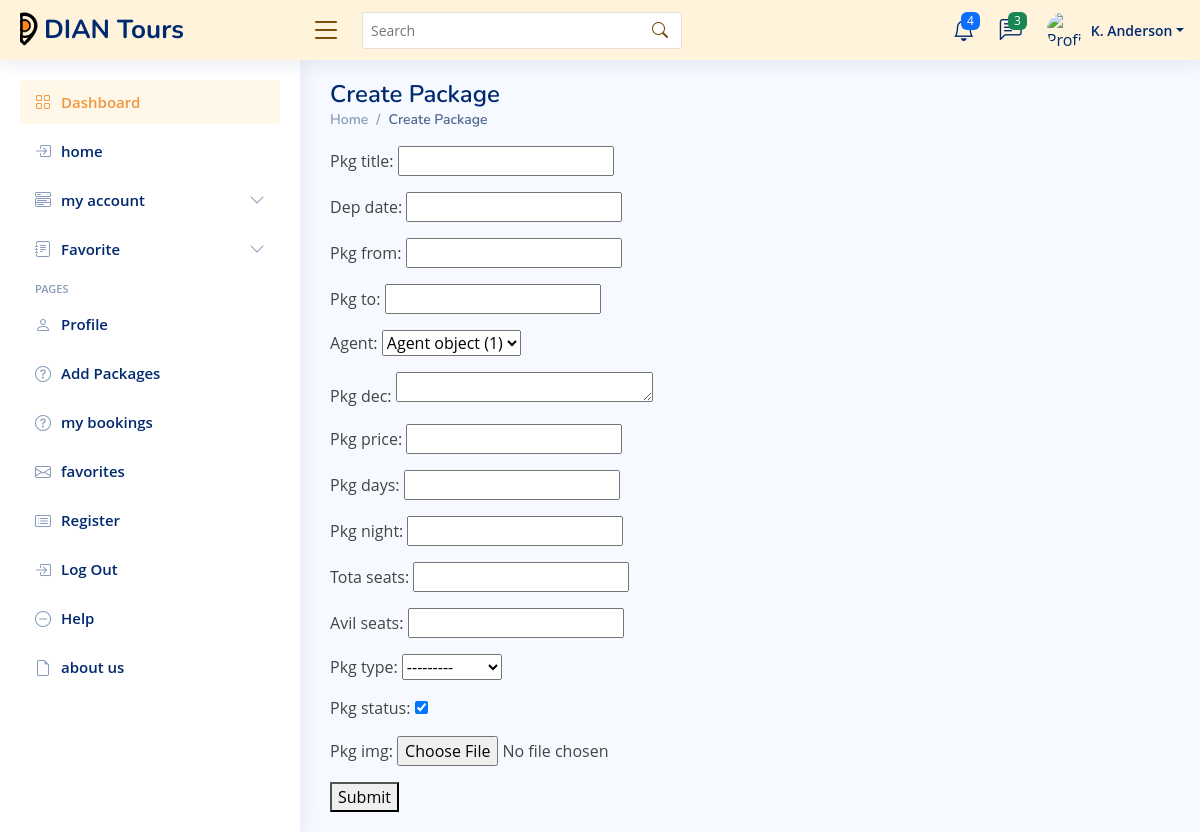
Before: /dashboard/addpkg/ with the older database file.
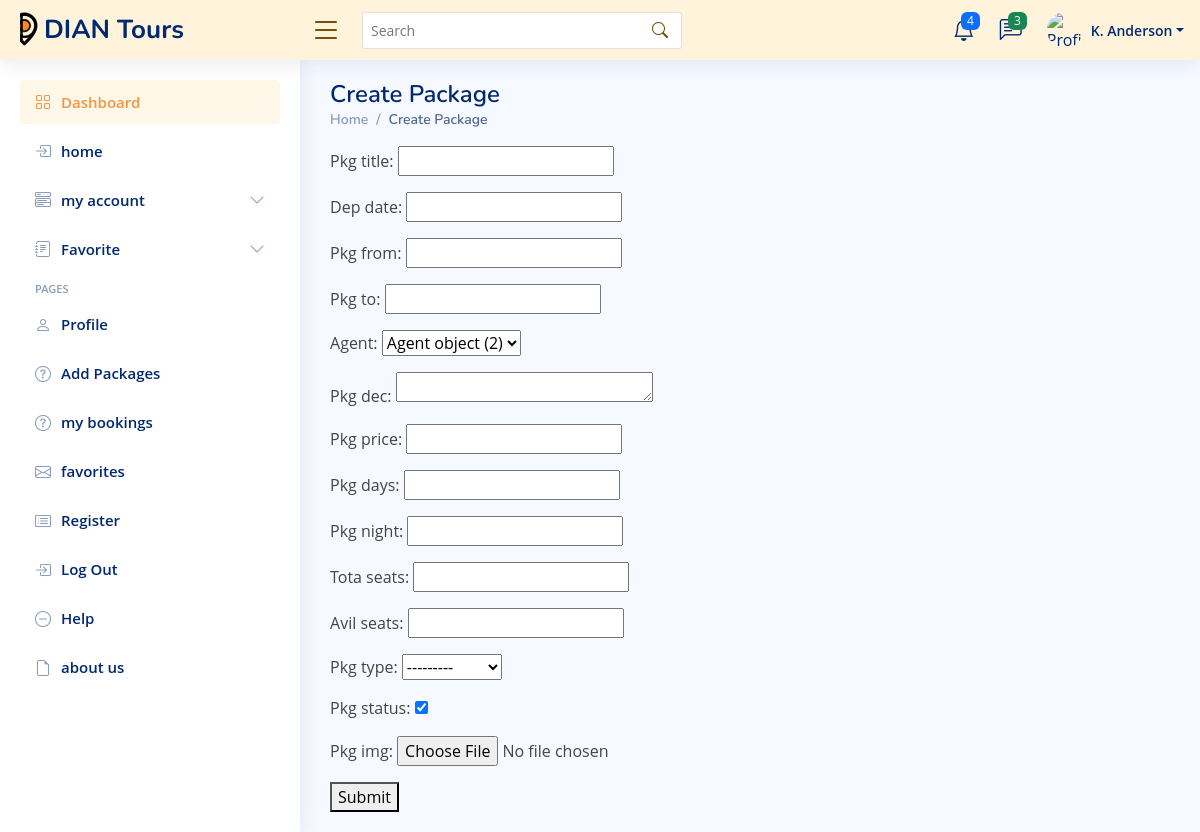
After: the same page with the newer database file.
### dashboard/models.py (models this page shows)
class Agent(models.Model):
        agent_id=models.AutoField(primary_key=True)
        agency_name=models.CharField(max_length=20)
        agent_name=models.CharField(max_length=50,default=0)
        agent_gender=models.CharField(max_length=7,choices=GENDER_CHOICES)
        agent_add=models.ForeignKey(Address,on_delete=models.CASCADE,default=0)
        agent_cno=models.CharField(max_length=10)
        agent_dob=models.DateField()
        agent_email=models.EmailField(unique=True)
        agent_pswd=models.CharField(max_length=8)

### dashboard/views.py (the view)
# urls.py: path('addpkg/',views.add_package,name='addpkg'),
def add_package(request):
    if request.method == 'POST':
        form = myform(request.POST)
        print(form)
        if form.is_valid():
            form.save()
        messages.success(request, 'Data submitted successfully!')
    else:
        form = myform()
    context={'pagename':'Create Package','form': form}
    return render(request, 'addpackage.html',context)

### dashboard/forms.py
class myform(forms.ModelForm):
    class Meta:
        model=Packages
        fields = '__all__'
        widgets = {
            'pkg_dec' : forms.Textarea(attrs={'cols': 25,'rows':1.6 ,'class': 'my-custom-class'})
        }

### dashboard/templates/addpackage.html (shortened to what this page needs)
{% extends 'main.html' %}
{% block content %}
<form method="post">
    {{ form.as_p }}
    <button type="submit">Submit</button>
</form>
{% endblock content %}

### dashboard/templates/main.html (shortened to what this page needs)
{% extends 'base_db.html' %}
{% block info %}
<main id="main" class="main">
    <div class="pagetitle">
      <h1>{{pagename}}</h1>
      <nav>
        <ol class="breadcrumb">
          <li class="breadcrumb-item"><a href={% url 'dashboard' %}>Home</a></li>
          <li class="breadcrumb-item active">{{pagename}}</li>
        </ol>
      </nav>
    </div>
    {% block content %}{% endblock content %}
  </main>
{% endblock info %}

### dashboard/templates/base_db.html (shortened to what this page needs)
<!DOCTYPE html>
<html lang="en">
    <head>
        {% load static %}
    <link href="https://cdnjs.cloudflare.com/ajax/libs/font-awesome/5.10.0/css/all.min.css" rel="stylesheet">
    <link href="https://cdn.jsdelivr.net/npm/bootstrap-icons@1.4.1/font/bootstrap-icons.css" rel="stylesheet">
    <link href={% static 'lib/animate/animate.min.css' %} rel="stylesheet">
    <link href={% static 'lib/owlcarousel/assets/owl.carousel.min.css' %} rel="stylesheet">
    <link href={% static 'lib/tempusdominus/css/tempusdominus-bootstrap-4.min.css' %} rel="stylesheet" />
    <link href={% static 'css/bootstrap_db.min.css' %} rel="stylesheet">
    <link href={% static 'css/style_db.css' %} rel="stylesheet">
</head>
<body>
    {% include 'header_db.html' %}
    {% include 'sidebar.html' %}
    {% block info %}{% endblock info %}
</body>
</html>

### dashboard/templates/header_db.html (shortened to what this page needs)
{% load static %}
<header id="header" class="header fixed-top d-flex align-items-center">
    <div class="d-flex align-items-center justify-content-between">
      <a href="index.html" class="logo d-flex align-items-center">
        <span class="d-none d-lg-block">DIAN Tours</span>
      </a>
      <i class="bi bi-list toggle-sidebar-btn"></i>
    </div>
    <div class="search-bar">
      <form class="search-form d-flex align-items-center" method="POST" action="#">
        <input type="text" name="query" placeholder="Search" title="Enter search keyword">
        <button type="submit" title="Search"><i class="bi bi-search"></i></button>
      </form>
    </div>
    <nav class="header-nav ms-auto">
      <ul class="d-flex align-items-center">
        <li class="nav-item dropdown">
          <a class="nav-link nav-icon" href="#" data-bs-toggle="dropdown">
            <i class="bi bi-bell"></i>
            <span class="badge bg-primary badge-number">4</span>
          </a>
        </li>
        <li class="nav-item dropdown">
          <a class="nav-link nav-icon" href="#" data-bs-toggle="dropdown">
            <i class="bi bi-chat-left-text"></i>
            <span class="badge bg-success badge-number">3</span>
          </a>
        </li>
        <li class="nav-item dropdown pe-3">
          <a class="nav-link nav-profile d-flex align-items-center pe-0" href="#" data-bs-toggle="dropdown">
            <img src={% static 'img/traveller.jpg' %} alt="Profile" class="rounded-circle">
            <span class="d-none d-md-block dropdown-toggle ps-2">K. Anderson</span>
          </a>
        </li>
      </ul>
    </nav>
  </header>

### dashboard/templates/sidebar.html (shortened to what this page needs)
<aside id="sidebar" class="sidebar">
    <ul class="sidebar-nav" id="sidebar-nav">
      <li class="nav-item">
        <a class="nav-link " href="index.html">
          <i class="bi bi-grid"></i>
          <span>Dashboard</span>
        </a>
      </li>
      <li class="nav-item">
        <a class="nav-link collapsed" href="pages-login.html">
          <i class="bi bi-box-arrow-in-right"></i>
          <span>home</span>
        </a>
      </li>
      <li class="nav-item">
        <a class="nav-link collapsed" data-bs-target="#components-nav" data-bs-toggle="collapse" href="#">
          <i class="bi bi-menu-button-wide"></i><span>my account</span><i class="bi bi-chevron-down ms-auto"></i>
        </a>
      </li>
      <li class="nav-item">
        <a class="nav-link collapsed" data-bs-target="#forms-nav" data-bs-toggle="collapse" href="#">
          <i class="bi bi-journal-text"></i><span>Favorite</span><i class="bi bi-chevron-down ms-auto"></i>
        </a>
      </li>
      <li class="nav-heading">Pages</li>
      <li class="nav-item">
        <a class="nav-link collapsed" href="users-profile.html">
          <i class="bi bi-person"></i>
          <span>Profile</span>
        </a>
      </li>
      <li class="nav-item">
        <a class="nav-link collapsed" href="pages-faq.html">
          <i class="bi bi-question-circle"></i>
          <span>Add Packages</span>
        </a>
      </li>
      <li class="nav-item">
        <a class="nav-link collapsed" href="pages-faq.html">
          <i class="bi bi-question-circle"></i>
          <span>my bookings</span>
        </a>
      </li>
      <li class="nav-item">
        <a class="nav-link collapsed" href="pages-contact.html">
          <i class="bi bi-envelope"></i>
          <span>favorites</span>
        </a>
      </li>
      <li class="nav-item">
        <a class="nav-link collapsed" href="pages-register.html">
          <i class="bi bi-card-list"></i>
          <span>Register</span>
        </a>
      </li>
      <li class="nav-item">
        <a class="nav-link collapsed" href="pages-login.html">
          <i class="bi bi-box-arrow-in-right"></i>
          <span>Log Out</span>
        </a>
      </li>
      <li class="nav-item">
        <a class="nav-link collapsed" href="pages-error-404.html">
          <i class="bi bi-dash-circle"></i>
          <span>Help</span>
        </a>
      </li>
      <li class="nav-item">
        <a class="nav-link collapsed" href="pages-blank.html">
          <i class="bi bi-file-earmark"></i>
          <span>about us</span>
        </a>
      </li>
    </ul>
  </aside>

### static/css/style_db.css (style rules this page uses)
:root { scroll-behavior: smooth; }
body { font-family: "Open Sans", sans-serif; background: #f6f9ff; color: #444444; }
a { color: #4154f1; text-decoration: none; }
h1, h2, h3, h4, h5, h6 { font-family: "Nunito", sans-serif; }
#main { margin-top: 60px; padding: 20px 30px; transition: all 0.3s; }
.pagetitle { margin-bottom: 10px; }
.pagetitle h1 { font-size: 24px; margin-bottom: 0; font-weight: 600; color: #012970; }
.breadcrumb { font-size: 14px; font-family: "Nunito", sans-serif; color: #899bbd; font-weight: 600; }
.breadcrumb a { color: #899bbd; transition: 0.3s; }
.breadcrumb .breadcrumb-item::before { color: #899bbd; }
.breadcrumb .active { color: #51678f; font-weight: 600; }
.logo { line-height: 1; }
@media (min-width: 1200px) { .logo { width: 280px; } }
.logo span { font-size: 26px; font-weight: 700; color: #012970; font-family: "Nunito", sans-serif; }
.header { transition: all 0.5s; z-index: 997; height: 60px; box-shadow: 0px 2px 20px rgba(1, 41, 112, 0.1); background-color: #fff; background-color: #fff3db; padding-left: 20px; }
.header .toggle-sidebar-btn { font-size: 32px; padding-left: 10px; cursor: pointer; color: #012970; color: #704901; }
.header .search-bar { min-width: 360px; padding: 0 20px; }
.header .search-form { width: 100%; }
.header .search-form input { border: 0; font-size: 14px; color: #012970; border: 1px solid rgba(112, 77, 1, 0.164); padding: 7px 38px 7px 8px; border-radius: 3px; transition: 0.3s; width: 100%; }
.header .search-form button { border: 0; padding: 0; margin-left: -30px; background: none; }
.header .search-form button i { color: #704b01; }
.header-nav ul { list-style: none; }
.header-nav>ul { margin: 0; padding: 0; }
.header-nav .nav-icon { font-size: 22px; color: #012970; margin-right: 25px; position: relative; }
.header-nav .nav-profile { color: #012970; }
.header-nav .nav-profile img { height: 36px; width: 36px; object-fit: cover; }
.header-nav .nav-profile span { font-size: 14px; font-weight: 600; }
.header-nav .badge-number { position: absolute; inset: -2px -5px auto auto; font-weight: normal; font-size: 12px; padding: 3px 6px; }
.sidebar { position: fixed; top: 60px; left: 0; bottom: 0; width: 300px; z-index: 996; transition: all 0.3s; padding: 20px; overflow-y: auto; scrollbar-width: thin; scrollbar-color: #aab7cf transparent; box-shadow: 0px 0px 20px rgba(1, 41, 112, 0.1); background-color: #fff; }
@media (min-width: 1200px) { #main, #footer { margin-left: 300px; } }
.sidebar-nav { padding: 0; margin: 0; list-style: none; }
.sidebar-nav li { padding: 0; margin: 0; list-style: none; }
.sidebar-nav .nav-item { margin-bottom: 5px; }
.sidebar-nav .nav-heading { font-size: 11px; text-transform: uppercase; color: #899bbd; font-weight: 600; margin: 10px 0 5px 15px; }
.sidebar-nav .nav-link { display: flex; align-items: center; font-size: 15px; font-weight: 600; color: #4154f1; color: #f19641; transition: 0.3; background: #f6f9ff; background: #fff7e7; padding: 10px 15px; border-radius: 4px; }
.sidebar-nav .nav-link i { font-size: 16px; margin-right: 10px; color: #4154f1; color: #f19641; }
.sidebar-nav .nav-link.collapsed { color: #012970; background: #fff; }
.sidebar-nav .nav-link.collapsed i { color: #899bbd; }
.sidebar-nav .nav-link .bi-chevron-down { margin-right: 0; transition: transform 0.2s ease-in-out; }

Changed rows visible on the page:
removed Agent: agent "Agent object (1)"
added Agent: agent "Agent object (2)"
